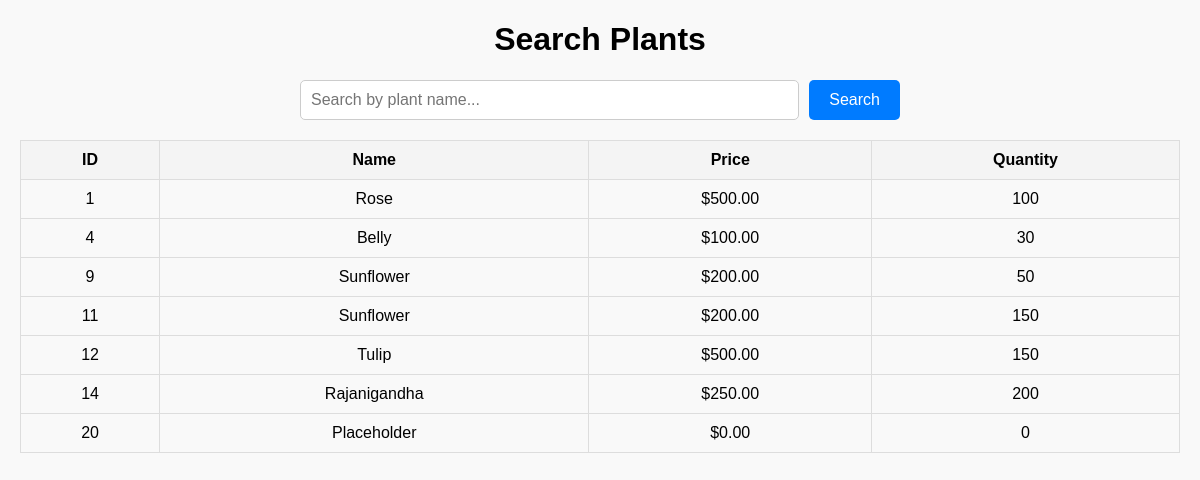
/controller/Search.php, run on the app's committed database.
### tables this page shows
CREATE TABLE `plants` (
  `id` INT(11) NOT NULL AUTO_INCREMENT PRIMARY KEY,
  `name` VARCHAR(100) NOT NULL,
  `price` DECIMAL(10, 2) NOT NULL,
  `quantity` INT(11) NOT NULL,
  `user_id` INT(11),
  FOREIGN KEY (`user_id`) REFERENCES `form`(`id`) ON DELETE SET NULL
);

### controller/Search.php (the view, shortened to what this page needs)
<?php
include("db.php");
$searchTerm = "";
if ($_SERVER['REQUEST_METHOD'] == "GET" && isset($_GET['search'])) {
    $searchTerm = $_GET['search'];
    $query = "SELECT * FROM plants WHERE name LIKE '%$searchTerm%'";
} else {
    $query = "SELECT * FROM plants";
}
$result = mysqli_query($con, $query);
?>
<!DOCTYPE html>
<html>
<head>
</head>
<body>
    <h1>Search Plants</h1>
    <form class="search-container" method="GET">
        <input type="text" name="search" placeholder="Search by plant name..." value="<?php echo htmlspecialchars($searchTerm); ?>">
        <input type="submit" value="Search">
    </form>
    <table>
        <thead>
            <tr>
                <th>ID</th>
                <th>Name</th>
                <th>Price</th>
                <th>Quantity</th>
            </tr>
        </thead>
        <tbody>
            <?php if (mysqli_num_rows($result) > 0): ?>
                <?php while ($row = mysqli_fetch_assoc($result)): ?>
                    <tr>
                        <td><?php echo $row['id']; ?></td>
                        <td><?php echo htmlspecialchars($row['name']); ?></td>
                        <td>$<?php echo number_format($row['price'], 2); ?></td>
                        <td><?php echo $row['quantity']; ?></td>
                    </tr>
                <?php endwhile; ?>
            <?php else: ?>
                <tr>
                    <td colspan="4">No plants found</td>
                </tr>
            <?php endif; ?>
        </tbody>
    </table>
</body>
</html>

### controller/Search.php (style rules this page uses)
body { font-family: Arial, sans-serif; margin: 20px; padding: 0; background-color: #f9f9f9; }
h1 { text-align: center; }
.search-container { max-width: 600px; margin: 20px auto; display: flex; gap: 10px; }
.search-container input[type="text"] { flex: 1; padding: 10px; font-size: 16px; border: 1px solid #ccc; border-radius: 5px; }
.search-container input[type="submit"] { background: #007bff; color: white; border: none; padding: 10px 20px; font-size: 16px; border-radius: 5px; cursor: pointer; }
table { width: 100%; border-collapse: collapse; margin: 20px auto; }
table, th, td { border: 1px solid #ddd; }
th, td { padding: 10px; text-align: center; }
th { background: #f4f4f4; }
tr:nth-child(even) { background: #f9f9f9; }

### data on the page
plants: id "1", name "Rose", price "500.00", quantity "100"
plants: id "4", name "Belly", price "100.00", quantity "30"
plants: id "9", name "Sunflower", price "200.00", quantity "50"
plants: id "11", name "Sunflower", price "200.00", quantity "150"
plants: id "12", name "Tulip", price "500.00", quantity "150"
plants: id "14", name "Rajanigandha", price "250.00", quantity "200"
plants: id "20", name "Placeholder", price "0.00", quantity "0"
